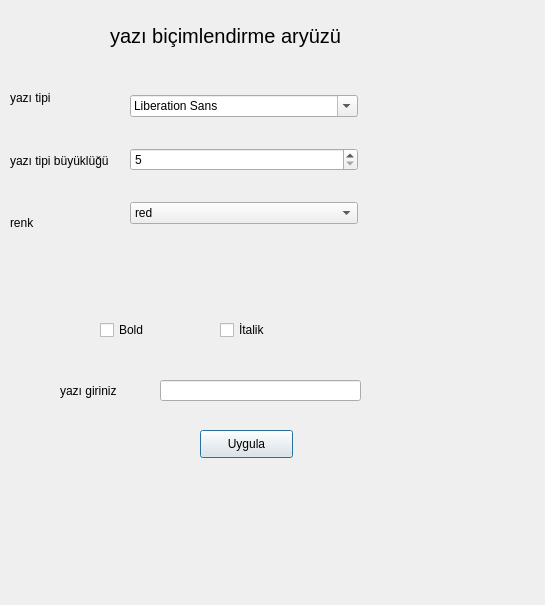
<?xml version="1.0" encoding="UTF-8"?>
<ui version="4.0">
 <class>Dialog</class>
 <widget class="QDialog" name="Dialog">
  <property name="geometry">
   <rect>
    <x>0</x>
    <y>0</y>
    <width>545</width>
    <height>605</height>
   </rect>
  </property>
  <property name="windowTitle">
   <string>Dialog</string>
  </property>
  <widget class="QLabel" name="label">
   <property name="geometry">
    <rect>
     <x>110</x>
     <y>20</y>
     <width>501</width>
     <height>31</height>
    </rect>
   </property>
   <property name="font">
    <font>
     <pointsize>15</pointsize>
    </font>
   </property>
   <property name="text">
    <string>yazı biçimlendirme aryüzü</string>
   </property>
  </widget>
  <widget class="QWidget" name="layoutWidget">
   <property name="geometry">
    <rect>
     <x>10</x>
     <y>70</y>
     <width>111</width>
     <height>181</height>
    </rect>
   </property>
   <layout class="QVBoxLayout" name="verticalLayout">
    <item>
     <widget class="QLabel" name="label_2">
      <property name="text">
       <string>yazı tipi</string>
      </property>
     </widget>
    </item>
    <item>
     <widget class="QLabel" name="label_3">
      <property name="text">
       <string>yazı tipi büyüklüğü</string>
      </property>
     </widget>
    </item>
    <item>
     <widget class="QLabel" name="label_4">
      <property name="text">
       <string>renk</string>
      </property>
     </widget>
    </item>
   </layout>
  </widget>
  <widget class="QWidget" name="layoutWidget">
   <property name="geometry">
    <rect>
     <x>130</x>
     <y>70</y>
     <width>228</width>
     <height>181</height>
    </rect>
   </property>
   <layout class="QVBoxLayout" name="verticalLayout_2">
    <item>
     <widget class="QFontComboBox" name="fontYaziTipi"/>
    </item>
    <item>
     <widget class="QSpinBox" name="spinBox_yaztipi">
      <property name="minimum">
       <number>5</number>
      </property>
      <property name="singleStep">
       <number>2</number>
      </property>
     </widget>
    </item>
    <item>
     <widget class="QComboBox" name="comboBox_renk">
      <item>
       <property name="text">
        <string>red</string>
       </property>
      </item>
      <item>
       <property name="text">
        <string>blue</string>
       </property>
      </item>
      <item>
       <property name="text">
        <string>gray</string>
       </property>
      </item>
      <item>
       <property name="text">
        <string>yellow</string>
       </property>
      </item>
      <item>
       <property name="text">
        <string>cyan</string>
       </property>
      </item>
     </widget>
    </item>
   </layout>
  </widget>
  <widget class="QCheckBox" name="ch_bold">
   <property name="geometry">
    <rect>
     <x>100</x>
     <y>320</y>
     <width>81</width>
     <height>20</height>
    </rect>
   </property>
   <property name="text">
    <string>Bold</string>
   </property>
  </widget>
  <widget class="QCheckBox" name="ch_italik">
   <property name="geometry">
    <rect>
     <x>220</x>
     <y>320</y>
     <width>81</width>
     <height>20</height>
    </rect>
   </property>
   <property name="text">
    <string>İtalik</string>
   </property>
  </widget>
  <widget class="QLabel" name="label_5">
   <property name="geometry">
    <rect>
     <x>60</x>
     <y>380</y>
     <width>81</width>
     <height>21</height>
    </rect>
   </property>
   <property name="text">
    <string>yazı giriniz</string>
   </property>
  </widget>
  <widget class="QLineEdit" name="edtYaz">
   <property name="geometry">
    <rect>
     <x>160</x>
     <y>380</y>
     <width>201</width>
     <height>21</height>
    </rect>
   </property>
  </widget>
  <widget class="QPushButton" name="btnUygula">
   <property name="geometry">
    <rect>
     <x>200</x>
     <y>430</y>
     <width>93</width>
     <height>28</height>
    </rect>
   </property>
   <property name="text">
    <string>Uygula</string>
   </property>
  </widget>
  <widget class="QLabel" name="lblGoster">
   <property name="enabled">
    <bool>false</bool>
   </property>
   <property name="geometry">
    <rect>
     <x>100</x>
     <y>490</y>
     <width>251</width>
     <height>81</height>
    </rect>
   </property>
   <property name="text">
    <string/>
   </property>
  </widget>
 </widget>
 <resources/>
 <connections/>
</ui>
